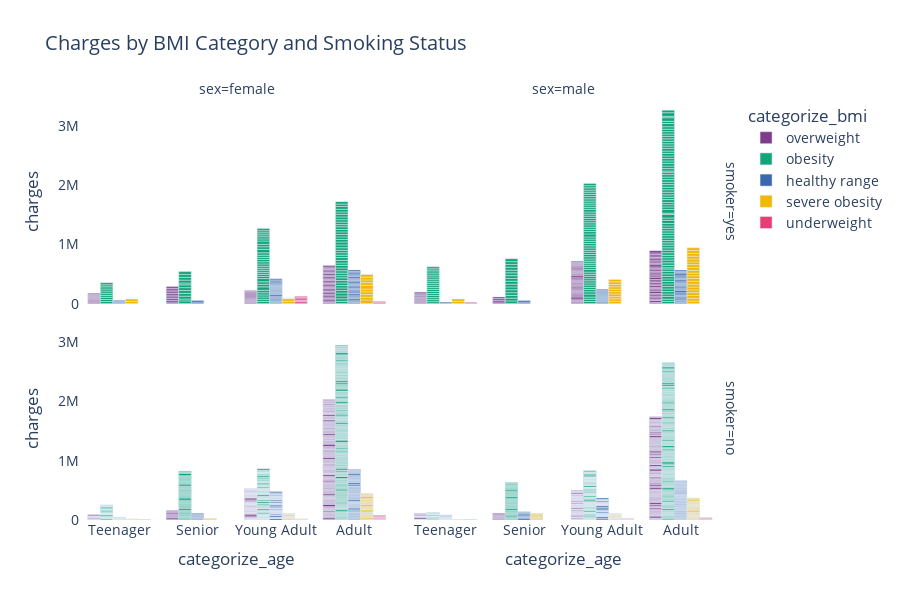

The notebook cell saved with this chart:
### Code cell
fig = px.bar(
    df,
    x='categorize_age',
    y='charges',
    color='categorize_bmi',
    barmode='group',
    facet_col='sex',
    facet_row='smoker',
    opacity=1.0,  # عدم شفافیت
    color_discrete_sequence=px.colors.qualitative.Bold,  # پالت رنگی واضحتر
    title='Charges by BMI Category and Smoking Status',
    height=600
)

fig.update_layout(
    font=dict(size=14),
    plot_bgcolor='rgba(0,0,0,0)',  # پسزمینه شفاف
    paper_bgcolor='rgba(0,0,0,0)'  # فضای کلی شفاف
)

fig.show()

### Figure 1 — Plotly figure (JSON) as saved in the notebook; plotly's stock layout.template omitted (floating-point values rounded to 4 significant figures; data arrays with more than 128 entries replaced by an {"elided": "..."} marker saying what was removed)
{"data": [{"alignmentgroup": "True", "hovertemplate": "categorize_bmi=overweight<br>smoker=yes<br>sex=female<br>categorize_age=%{x}<br>charges=%{y}<extra></extra>", "legendgroup": "overweight", "marker": {"color": "rgb(127, 60, 141)", "opacity": 1, "pattern": {"shape": ""}}, "name": "overweight", "offsetgroup": "overweight", "orientation": "v", "showlegend": true, "textposition": "auto", "type": "bar", "x": ["Teenager", "Senior", "Young Adult", "Teenager", "Adult", "Senior", "Young Adult", "Adult", "Young Adult", "Senior", "Young Adult", "Teenager", "Adult", "Adult", "Adult", "Teenager", "Adult", "Adult", "Adult", "Senior", "Adult", "Young Adult", "Adult", "Adult", "Young Adult", "Adult", "Teenager", "Adult", "Adult", "Senior", "Teenager", "Senior", "Young Adult", "Teenager", "Adult", "Senior", "Young Adult", "Adult", "Young Adult", "Senior", "Young Adult", "Teenager", "Adult", "Adult", "Adult", "Teenager", "Adult", "Adult", "Adult", "Senior", "Adult", "Young Adult", "Adult", "Adult", "Young Adult", "Adult", "Teenager", "Adult", "Adult", "Senior"], "xaxis": "x3", "y": [16880.0, 27810.0, 19110.0, 17080.0, 21350.0, 29520.0, 17090.0, 22330.0, 18030.0, 28950.0, 19520.0, 17470.0, 24670.0, 19540.0, 23070.0, 17750.0, 24520.0, 23400.0, 27530.0, 29330.0, 21770.0, 20230.0, 24180.0, 22480.0, 18330.0, 21770.0, 18220.0, 20300.0, 24540.0, 29140.0, 16880.0, 27810.0, 19110.0, 17080.0, 21350.0, 29520.0, 17090.0, 22330.0, 18030.0, 28950.0, 19520.0, 17470.0, 24670.0, 19540.0, 23070.0, 17750.0, 24520.0, 23400.0, 27530.0, 29330.0, 21770.0, 20230.0, 24180.0, 22480.0, 18330.0, 21770.0, 18220.0, 20300.0, 24540.0, 29140.0], "yaxis": "y3"}, {"alignmentgroup": "True", "hovertemplate": "categorize_bmi=overweight<br>smoker=yes<br>sex=male<br>categorize_age=%{x}<br>charges=%{y}<extra></extra>", "legendgroup": "overweight", "marker": {"color": "rgb(127, 60, 141)", "opacity": 1, "pattern": {"shape": ""}}, "name": "overweight", "offsetgroup": "overweight", "orientation": "v", "showlegend": false, "textposition": "auto", "type": "bar", "x": ["Adult", "Adult", "Young Adult", "Young Adult", "Young Adult", "Teenager", "Young Adult", "Teenager", "Teenager", "Adult", "Adult", "Adult", "Adult", "Senior", "Young Adult", "Young Adult", "Adult", "Adult", "Adult", "Adult", "Adult", "Adult", "Young Adult", "Young Adult", "Young Adult", "Adult", "Young Adult", "Adult", "Young Adult", "Young Adult", "Young Adult", "Adult", "Teenager", "Adult", "Teenager", "Young Adult", "Young Adult", "Young Adult", "Young Adult", "Adult", "Young Adult", "Senior", "Teenager", "Adult", "Adult", "Young Adult", "Young Adult", "Young Adult", "Teenager", "Young Adult", "Teenager", "Teenager", "Adult", "Adult", "Adult", "Adult", "Senior", "Young Adult", "Young Adult", "Adult", "Adult", "Adult", "Adult", "Adult", "Adult", "Young Adult", "Young Adult", "Young Adult", "Adult", "Young Adult", "Adult", "Young Adult", "Young Adult", "Young Adult", "Adult", "Teenager", "Adult", "Teenager", "Young Adult", "Young Adult", "Young Adult", "Young Adult", "Adult", "Young Adult", "Senior", "Teenager"], "xaxis": "x4", "y": [23570.0, 30180.0, 17560.0, 18970.0, 20750.0, 15520.0, 20980.0, 17350.0, 16300.0, 21980.0, 24390.0, 26110.0, 25380.0, 28870.0, 35150.0, 17940.0, 21080.0, 38250.0, 23810.0, 23310.0, 20150.0, 32790.0, 18250.0, 19040.0, 18310.0, 20770.0, 19720.0, 27220.0, 19930.0, 20010.0, 19200.0, 24920.0, 16450.0, 25310.0, 17180.0, 19350.0, 18650.0, 16230.0, 17040.0, 37830.0, 21470.0, 28100.0, 16450.0, 23570.0, 30180.0, 17560.0, 18970.0, 20750.0, 15520.0, 20980.0, 17350.0, 16300.0, 21980.0, 24390.0, 26110.0, 25380.0, 28870.0, 35150.0, 17940.0, 21080.0, 38250.0, 23810.0, 23310.0, 20150.0, 32790.0, 18250.0, 19040.0, 18310.0, 20770.0, 19720.0, 27220.0, 19930.0, 20010.0, 19200.0, 24920.0, 16450.0, 25310.0, 17180.0, 19350.0, 18650.0, 16230.0, 17040.0, 37830.0, 21470.0, 28100.0, 16450.0], "yaxis": "y4"}, {"alignmentgroup": "True", "hovertemplate": "categorize_bmi=overweight<br>smoker=no<br>sex=female<br>categorize_age=%{x}<br>charges=%{y}<extra></extra>", "legendgroup": "overweight", "marker": {"color": "rgb(127, 60, 141)", "opacity": 1, "pattern": {"shape": ""}}, "name": "overweight", "offsetgroup": "overweight", "orientation": "v", "showlegend": false, "textposition": "auto", "type": "bar", "x": {"elided": "328 str values"}, "xaxis": "x", "y": {"elided": "328 float values"}, "yaxis": "y"}, {"alignmentgroup": "True", "hovertemplate": "categorize_bmi=overweight<br>smoker=no<br>sex=male<br>categorize_age=%{x}<br>charges=%{y}<extra></extra>", "legendgroup": "overweight", "marker": {"color": "rgb(127, 60, 141)", "opacity": 1, "pattern": {"shape": ""}}, "name": "overweight", "offsetgroup": "overweight", "orientation": "v", "showlegend": false, "textposition": "auto", "type": "bar", "x": {"elided": "298 str values"}, "xaxis": "x2", "y": {"elided": "298 float values"}, "yaxis": "y2"}, {"alignmentgroup": "True", "hovertemplate": "categorize_bmi=obesity<br>smoker=yes<br>sex=female<br>categorize_age=%{x}<br>charges=%{y}<extra></extra>", "legendgroup": "obesity", "marker": {"color": "rgb(17, 165, 121)", "opacity": 1, "pattern": {"shape": ""}}, "name": "obesity", "offsetgroup": "obesity", "orientation": "v", "showlegend": true, "textposition": "auto", "type": "bar", "x": ["Young Adult", "Adult", "Adult", "Senior", "Senior", "Teenager", "Senior", "Young Adult", "Young Adult", "Senior", "Adult", "Young Adult", "Senior", "Senior", "Young Adult", "Adult", "Young Adult", "Young Adult", "Young Adult", "Adult", "Teenager", "Adult", "Adult", "Adult", "Young Adult", "Adult", "Young Adult", "Young Adult", "Adult", "Adult", "Adult", "Adult", "Adult", "Young Adult", "Adult", "Adult", "Young Adult", "Adult", "Young Adult", "Adult", "Teenager", "Adult", "Teenager", "Adult", "Young Adult", "Teenager", "Young Adult", "Young Adult", "Adult", "Adult", "Senior", "Senior", "Teenager", "Senior", "Young Adult", "Young Adult", "Senior", "Adult", "Young Adult", "Senior", "Senior", "Young Adult", "Adult", "Young Adult", "Young Adult", "Young Adult", "Adult", "Teenager", "Adult", "Adult", "Adult", "Young Adult", "Adult", "Young Adult", "Young Adult", "Adult", "Adult", "Adult", "Adult", "Adult", "Young Adult", "Adult", "Adult", "Young Adult", "Adult", "Young Adult", "Adult", "Teenager", "Adult", "Teenager", "Adult", "Young Adult", "Teenager", "Young Adult"], "xaxis": "x3", "y": [37700.0, 39840.0, 43580.0, 47290.0, 30940.0, 36150.0, 48820.0, 37130.0, 38510.0, 47310.0, 47900.0, 34840.0, 47930.0, 48520.0, 37080.0, 48890.0, 39980.0, 58570.0, 43940.0, 42970.0, 34440.0, 42980.0, 40000.0, 44400.0, 40930.0, 40420.0, 55140.0, 36020.0, 45010.0, 37270.0, 42110.0, 40970.0, 46260.0, 35600.0, 44420.0, 39730.0, 33910.0, 44640.0, 34170.0, 46660.0, 36900.0, 40940.0, 33310.0, 41660.0, 33900.0, 36400.0, 35600.0, 37700.0, 39840.0, 43580.0, 47290.0, 30940.0, 36150.0, 48820.0, 37130.0, 38510.0, 47310.0, 47900.0, 34840.0, 47930.0, 48520.0, 37080.0, 48890.0, 39980.0, 58570.0, 43940.0, 42970.0, 34440.0, 42980.0, 40000.0, 44400.0, 40930.0, 40420.0, 55140.0, 36020.0, 45010.0, 37270.0, 42110.0, 40970.0, 46260.0, 35600.0, 44420.0, 39730.0, 33910.0, 44640.0, 34170.0, 46660.0, 36900.0, 40940.0, 33310.0, 41660.0, 33900.0, 36400.0, 35600.0], "yaxis": "y3"}, {"alignmentgroup": "True", "hovertemplate": "categorize_bmi=obesity<br>smoker=yes<br>sex=male<br>categorize_age=%{x}<br>charges=%{y}<extra></extra>", "legendgroup": "obesity", "marker": {"color": "rgb(17, 165, 121)", "opacity": 1, "pattern": {"shape": ""}}, "name": "obesity", "offsetgroup": "obesity", "orientation": "v", "showlegend": false, "textposition": "auto", "type": "bar", "x": {"elided": "166 str values"}, "xaxis": "x4", "y": {"elided": "166 float values"}, "yaxis": "y4"}, {"alignmentgroup": "True", "hovertemplate": "categorize_bmi=obesity<br>smoker=no<br>sex=female<br>categorize_age=%{x}<br>charges=%{y}<extra></extra>", "legendgroup": "obesity", "marker": {"color": "rgb(17, 165, 121)", "opacity": 1, "pattern": {"shape": ""}}, "name": "obesity", "offsetgroup": "obesity", "orientation": "v", "showlegend": false, "textposition": "auto", "type": "bar", "x": {"elided": "534 str values"}, "xaxis": "x", "y": {"elided": "534 float values"}, "yaxis": "y"}, {"alignmentgroup": "True", "hovertemplate": "categorize_bmi=obesity<br>smoker=no<br>sex=male<br>categorize_age=%{x}<br>charges=%{y}<extra></extra>", "legendgroup": "obesity", "marker": {"color": "rgb(17, 165, 121)", "opacity": 1, "pattern": {"shape": ""}}, "name": "obesity", "offsetgroup": "obesity", "orientation": "v", "showlegend": false, "textposition": "auto", "type": "bar", "x": {"elided": "500 str values"}, "xaxis": "x2", "y": {"elided": "500 float values"}, "yaxis": "y2"}, {"alignmentgroup": "True", "hovertemplate": "categorize_bmi=healthy range<br>smoker=yes<br>sex=female<br>categorize_age=%{x}<br>charges=%{y}<extra></extra>", "legendgroup": "healthy range", "marker": {"color": "rgb(57, 105, 172)", "opacity": 1, "pattern": {"shape": ""}}, "name": "healthy range", "offsetgroup": "healthy range", "orientation": "v", "showlegend": true, "textposition": "auto", "type": "bar", "x": ["Adult", "Young Adult", "Young Adult", "Adult", "Adult", "Adult", "Teenager", "Adult", "Adult", "Adult", "Young Adult", "Adult", "Senior", "Young Adult", "Adult", "Adult", "Young Adult", "Young Adult", "Young Adult", "Adult", "Adult", "Young Adult", "Adult", "Young Adult", "Young Adult", "Teenager", "Young Adult", "Young Adult", "Adult", "Young Adult", "Young Adult", "Adult", "Adult", "Adult", "Teenager", "Adult", "Adult", "Adult", "Young Adult", "Adult", "Senior", "Young Adult", "Adult", "Adult", "Young Adult", "Young Adult", "Young Adult", "Adult", "Adult", "Young Adult", "Adult", "Young Adult", "Young Adult", "Teenager", "Young Adult", "Young Adult"], "xaxis": "x3", "y": [23240.0, 14710.0, 16580.0, 19960.0, 19440.0, 24870.0, 13840.0, 21660.0, 19590.0, 18610.0, 15360.0, 25680.0, 27040.0, 16660.0, 24110.0, 19800.0, 17500.0, 14570.0, 16420.0, 21680.0, 21880.0, 16780.0, 23890.0, 26130.0, 20170.0, 14280.0, 16120.0, 18770.0, 23240.0, 14710.0, 16580.0, 19960.0, 19440.0, 24870.0, 13840.0, 21660.0, 19590.0, 18610.0, 15360.0, 25680.0, 27040.0, 16660.0, 24110.0, 19800.0, 17500.0, 14570.0, 16420.0, 21680.0, 21880.0, 16780.0, 23890.0, 26130.0, 20170.0, 14280.0, 16120.0, 18770.0], "yaxis": "y3"}, {"alignmentgroup": "True", "hovertemplate": "categorize_bmi=healthy range<br>smoker=yes<br>sex=male<br>categorize_age=%{x}<br>charges=%{y}<extra></extra>", "legendgroup": "healthy range", "marker": {"color": "rgb(57, 105, 172)", "opacity": 1, "pattern": {"shape": ""}}, "name": "healthy range", "offsetgroup": "healthy range", "orientation": "v", "showlegend": false, "textposition": "auto", "type": "bar", "x": ["Young Adult", "Adult", "Adult", "Adult", "Adult", "Adult", "Adult", "Adult", "Adult", "Young Adult", "Young Adult", "Adult", "Young Adult", "Young Adult", "Adult", "Adult", "Young Adult", "Young Adult", "Adult", "Teenager", "Senior", "Adult", "Young Adult", "Adult", "Adult", "Adult", "Adult", "Adult", "Adult", "Adult", "Adult", "Young Adult", "Young Adult", "Adult", "Young Adult", "Young Adult", "Adult", "Adult", "Young Adult", "Young Adult", "Adult", "Teenager", "Senior", "Adult"], "xaxis": "x4", "y": [17660.0, 21100.0, 22410.0, 15820.0, 21220.0, 19520.0, 24870.0, 17180.0, 22220.0, 19360.0, 18260.0, 21200.0, 17900.0, 15820.0, 35070.0, 23970.0, 16140.0, 17360.0, 18770.0, 13750.0, 26930.0, 21260.0, 17660.0, 21100.0, 22410.0, 15820.0, 21220.0, 19520.0, 24870.0, 17180.0, 22220.0, 19360.0, 18260.0, 21200.0, 17900.0, 15820.0, 35070.0, 23970.0, 16140.0, 17360.0, 18770.0, 13750.0, 26930.0, 21260.0], "yaxis": "y4"}, {"alignmentgroup": "True", "hovertemplate": "categorize_bmi=healthy range<br>smoker=no<br>sex=female<br>categorize_age=%{x}<br>charges=%{y}<extra></extra>", "legendgroup": "healthy range", "marker": {"color": "rgb(57, 105, 172)", "opacity": 1, "pattern": {"shape": ""}}, "name": "healthy range", "offsetgroup": "healthy range", "orientation": "v", "showlegend": false, "textposition": "auto", "type": "bar", "x": {"elided": "184 str values"}, "xaxis": "x", "y": {"elided": "184 float values"}, "yaxis": "y"}, {"alignmentgroup": "True", "hovertemplate": "categorize_bmi=healthy range<br>smoker=no<br>sex=male<br>categorize_age=%{x}<br>charges=%{y}<extra></extra>", "legendgroup": "healthy range", "marker": {"color": "rgb(57, 105, 172)", "opacity": 1, "pattern": {"shape": ""}}, "name": "healthy range", "offsetgroup": "healthy range", "orientation": "v", "showlegend": false, "textposition": "auto", "type": "bar", "x": {"elided": "182 str values"}, "xaxis": "x2", "y": {"elided": "182 float values"}, "yaxis": "y2"}, {"alignmentgroup": "True", "hovertemplate": "categorize_bmi=severe obesity<br>smoker=yes<br>sex=female<br>categorize_age=%{x}<br>charges=%{y}<extra></extra>", "legendgroup": "severe obesity", "marker": {"color": "rgb(242, 183, 1)", "opacity": 1, "pattern": {"shape": ""}}, "name": "severe obesity", "offsetgroup": "severe obesity", "orientation": "v", "showlegend": true, "textposition": "auto", "type": "bar", "x": ["Adult", "Adult", "Adult", "Teenager", "Adult", "Young Adult", "Adult", "Adult", "Adult", "Adult", "Teenager", "Adult", "Young Adult", "Adult"], "xaxis": "x3", "y": [63770.0, 45860.0, 46200.0, 38790.0, 46110.0, 40900.0, 43900.0, 63770.0, 45860.0, 46200.0, 38790.0, 46110.0, 40900.0, 43900.0], "yaxis": "y3"}, {"alignmentgroup": "True", "hovertemplate": "categorize_bmi=severe obesity<br>smoker=yes<br>sex=male<br>categorize_age=%{x}<br>charges=%{y}<extra></extra>", "legendgroup": "severe obesity", "marker": {"color": "rgb(242, 183, 1)", "opacity": 1, "pattern": {"shape": ""}}, "name": "severe obesity", "offsetgroup": "severe obesity", "orientation": "v", "showlegend": false, "textposition": "auto", "type": "bar", "x": ["Young Adult", "Adult", "Adult", "Adult", "Young Adult", "Young Adult", "Adult", "Adult", "Adult", "Adult", "Young Adult", "Adult", "Teenager", "Adult", "Young Adult", "Adult", "Young Adult", "Adult", "Adult", "Adult", "Young Adult", "Young Adult", "Adult", "Adult", "Adult", "Adult", "Young Adult", "Adult", "Teenager", "Adult", "Young Adult", "Adult"], "xaxis": "x4", "y": [39610.0, 43750.0, 46150.0, 48550.0, 42110.0, 38130.0, 48680.0, 45700.0, 48670.0, 47460.0, 44500.0, 48970.0, 39720.0, 47270.0, 39610.0, 47270.0, 39610.0, 43750.0, 46150.0, 48550.0, 42110.0, 38130.0, 48680.0, 45700.0, 48670.0, 47460.0, 44500.0, 48970.0, 39720.0, 47270.0, 39610.0, 47270.0], "yaxis": "y4"}, {"alignmentgroup": "True", "hovertemplate": "categorize_bmi=severe obesity<br>smoker=no<br>sex=female<br>categorize_age=%{x}<br>charges=%{y}<extra></extra>", "legendgroup": "severe obesity", "marker": {"color": "rgb(242, 183, 1)", "opacity": 1, "pattern": {"shape": ""}}, "name": "severe obesity", "offsetgroup": "severe obesity", "orientation": "v", "showlegend": false, "textposition": "auto", "type": "bar", "x": ["Adult", "Adult", "Adult", "Adult", "Adult", "Young Adult", "Adult", "Young Adult", "Adult", "Young Adult", "Adult", "Young Adult", "Adult", "Young Adult", "Adult", "Young Adult", "Adult", "Adult", "Teenager", "Adult", "Adult", "Young Adult", "Senior", "Teenager", "Adult", "Teenager", "Teenager", "Adult", "Young Adult", "Adult", "Adult", "Young Adult", "Adult", "Young Adult", "Adult", "Adult", "Adult", "Adult", "Adult", "Adult", "Young Adult", "Adult", "Young Adult", "Adult", "Young Adult", "Adult", "Young Adult", "Adult", "Young Adult", "Adult", "Young Adult", "Adult", "Adult", "Teenager", "Adult", "Adult", "Young Adult", "Senior", "Teenager", "Adult", "Teenager", "Teenager", "Adult", "Young Adult", "Adult", "Adult", "Young Adult", "Adult", "Young Adult", "Adult"], "xaxis": "x", "y": [11030.0, 24230.0, 5401.0, 9433.0, 10980.0, 5847.0, 12590.0, 3994.0, 11540.0, 17880.0, 6374.0, 4754.0, 9801.0, 3410.0, 12490.0, 3201.0, 9542.0, 9876.0, 2218.0, 5662.0, 28480.0, 6361.0, 13060.0, 1635.0, 9550.0, 2217.0, 1759.0, 8570.0, 3990.0, 11090.0, 7651.0, 3238.0, 11410.0, 3238.0, 8570.0, 11030.0, 24230.0, 5401.0, 9433.0, 10980.0, 5847.0, 12590.0, 3994.0, 11540.0, 17880.0, 6374.0, 4754.0, 9801.0, 3410.0, 12490.0, 3201.0, 9542.0, 9876.0, 2218.0, 5662.0, 28480.0, 6361.0, 13060.0, 1635.0, 9550.0, 2217.0, 1759.0, 8570.0, 3990.0, 11090.0, 7651.0, 3238.0, 11410.0, 3238.0, 8570.0], "yaxis": "y"}, {"alignmentgroup": "True", "hovertemplate": "categorize_bmi=severe obesity<br>smoker=no<br>sex=male<br>categorize_age=%{x}<br>charges=%{y}<extra></extra>", "legendgroup": "severe obesity", "marker": {"color": "rgb(242, 183, 1)", "opacity": 1, "pattern": {"shape": ""}}, "name": "severe obesity", "offsetgroup": "severe obesity", "orientation": "v", "showlegend": false, "textposition": "auto", "type": "bar", "x": ["Adult", "Adult", "Senior", "Adult", "Adult", "Adult", "Young Adult", "Adult", "Teenager", "Young Adult", "Senior", "Senior", "Senior", "Adult", "Adult", "Adult", "Young Adult", "Young Adult", "Adult", "Adult", "Adult", "Young Adult", "Teenager", "Young Adult", "Young Adult", "Adult", "Young Adult", "Adult", "Adult", "Adult", "Young Adult", "Adult", "Young Adult", "Adult", "Adult", "Young Adult", "Teenager", "Adult", "Young Adult", "Adult", "Adult", "Senior", "Adult", "Adult", "Adult", "Young Adult", "Adult", "Teenager", "Young Adult", "Senior", "Senior", "Senior", "Adult", "Adult", "Adult", "Young Adult", "Young Adult", "Adult", "Adult", "Adult", "Young Adult", "Teenager", "Young Adult", "Young Adult", "Adult", "Young Adult", "Adult", "Adult", "Adult", "Young Adult", "Adult", "Young Adult", "Adult", "Adult", "Young Adult", "Teenager", "Adult", "Young Adult"], "xaxis": "x2", "y": [10600.0, 11380.0, 13410.0, 6610.0, 11570.0, 8944.0, 1837.0, 8084.0, 1149.0, 4686.0, 15560.0, 12570.0, 13830.0, 9059.0, 6356.0, 5709.0, 11330.0, 6666.0, 6436.0, 5439.0, 9504.0, 1984.0, 1147.0, 4266.0, 2438.0, 11580.0, 2927.0, 7804.0, 5757.0, 9749.0, 3693.0, 20710.0, 5124.0, 10980.0, 8733.0, 4536.0, 1163.0, 10600.0, 2927.0, 10600.0, 11380.0, 13410.0, 6610.0, 11570.0, 8944.0, 1837.0, 8084.0, 1149.0, 4686.0, 15560.0, 12570.0, 13830.0, 9059.0, 6356.0, 5709.0, 11330.0, 6666.0, 6436.0, 5439.0, 9504.0, 1984.0, 1147.0, 4266.0, 2438.0, 11580.0, 2927.0, 7804.0, 5757.0, 9749.0, 3693.0, 20710.0, 5124.0, 10980.0, 8733.0, 4536.0, 1163.0, 10600.0, 2927.0], "yaxis": "y2"}, {"alignmentgroup": "True", "hovertemplate": "categorize_bmi=underweight<br>smoker=yes<br>sex=female<br>categorize_age=%{x}<br>charges=%{y}<extra></extra>", "legendgroup": "underweight", "marker": {"color": "rgb(231, 63, 116)", "opacity": 1, "pattern": {"shape": ""}}, "name": "underweight", "offsetgroup": "underweight", "orientation": "v", "showlegend": true, "textposition": "auto", "type": "bar", "x": ["Young Adult", "Young Adult", "Young Adult", "Adult", "Young Adult", "Young Adult", "Young Adult", "Adult"], "xaxis": "x3", "y": [32730.0, 15010.0, 14460.0, 19020.0, 32730.0, 15010.0, 14460.0, 19020.0], "yaxis": "y3"}, {"alignmentgroup": "True", "hovertemplate": "categorize_bmi=underweight<br>smoker=yes<br>sex=male<br>categorize_age=%{x}<br>charges=%{y}<extra></extra>", "legendgroup": "underweight", "marker": {"color": "rgb(231, 63, 116)", "opacity": 1, "pattern": {"shape": ""}}, "name": "underweight", "offsetgroup": "underweight", "orientation": "v", "showlegend": false, "textposition": "auto", "type": "bar", "x": ["Teenager", "Teenager"], "xaxis": "x4", "y": [12830.0, 12830.0], "yaxis": "y4"}, {"alignmentgroup": "True", "hovertemplate": "categorize_bmi=underweight<br>smoker=no<br>sex=female<br>categorize_age=%{x}<br>charges=%{y}<extra></extra>", "legendgroup": "underweight", "marker": {"color": "rgb(231, 63, 116)", "opacity": 1, "pattern": {"shape": ""}}, "name": "underweight", "offsetgroup": "underweight", "orientation": "v", "showlegend": false, "textposition": "auto", "type": "bar", "x": ["Adult", "Teenager", "Young Adult", "Young Adult", "Adult", "Adult", "Adult", "Young Adult", "Adult", "Teenager", "Young Adult", "Young Adult", "Adult", "Adult", "Adult", "Young Adult"], "xaxis": "x", "y": [9644.0, 1728.0, 3167.0, 2585.0, 6878.0, 13200.0, 9991.0, 3733.0, 9644.0, 1728.0, 3167.0, 2585.0, 6878.0, 13200.0, 9991.0, 3733.0], "yaxis": "y"}, {"alignmentgroup": "True", "hovertemplate": "categorize_bmi=underweight<br>smoker=no<br>sex=male<br>categorize_age=%{x}<br>charges=%{y}<extra></extra>", "legendgroup": "underweight", "marker": {"color": "rgb(231, 63, 116)", "opacity": 1, "pattern": {"shape": ""}}, "name": "underweight", "offsetgroup": "underweight", "orientation": "v", "showlegend": false, "textposition": "auto", "type": "bar", "x": ["Young Adult", "Teenager", "Teenager", "Young Adult", "Adult", "Young Adult", "Adult", "Young Adult", "Teenager", "Teenager", "Young Adult", "Adult", "Young Adult", "Adult"], "xaxis": "x2", "y": [2775.0, 1695.0, 1621.0, 2681.0, 11530.0, 5117.0, 6641.0, 2775.0, 1695.0, 1621.0, 2681.0, 11530.0, 5117.0, 6641.0], "yaxis": "y2"}], "layout": {"annotations": [{"font": {}, "showarrow": false, "text": "sex=female", "x": 0.24, "xanchor": "center", "xref": "paper", "y": 1, "yanchor": "bottom", "yref": "paper"}, {"font": {}, "showarrow": false, "text": "sex=male", "x": 0.74, "xanchor": "center", "xref": "paper", "y": 1, "yanchor": "bottom", "yref": "paper"}, {"font": {}, "showarrow": false, "text": "smoker=no", "textangle": 90, "x": 0.98, "xanchor": "left", "xref": "paper", "y": 0.2425, "yanchor": "middle", "yref": "paper"}, {"font": {}, "showarrow": false, "text": "smoker=yes", "textangle": 90, "x": 0.98, "xanchor": "left", "xref": "paper", "y": 0.7575, "yanchor": "middle", "yref": "paper"}], "barmode": "group", "font": {"size": 14}, "height": 600, "legend": {"title": {"text": "categorize_bmi"}, "tracegroupgap": 0}, "paper_bgcolor": "rgba(0,0,0,0)", "plot_bgcolor": "rgba(0,0,0,0)", "title": {"text": "Charges by BMI Category and Smoking Status"}, "xaxis": {"anchor": "y", "domain": [0, 0.48], "title": {"text": "categorize_age"}}, "xaxis2": {"anchor": "y2", "domain": [0.5, 0.98], "matches": "x", "title": {"text": "categorize_age"}}, "xaxis3": {"anchor": "y3", "domain": [0, 0.48], "matches": "x", "showticklabels": false}, "xaxis4": {"anchor": "y4", "domain": [0.5, 0.98], "matches": "x", "showticklabels": false}, "yaxis": {"anchor": "x", "domain": [0, 0.485], "title": {"text": "charges"}}, "yaxis2": {"anchor": "x2", "domain": [0, 0.485], "matches": "y", "showticklabels": false}, "yaxis3": {"anchor": "x3", "domain": [0.515, 1], "matches": "y", "title": {"text": "charges"}}, "yaxis4": {"anchor": "x4", "domain": [0.515, 1], "matches": "y", "showticklabels": false}}}
